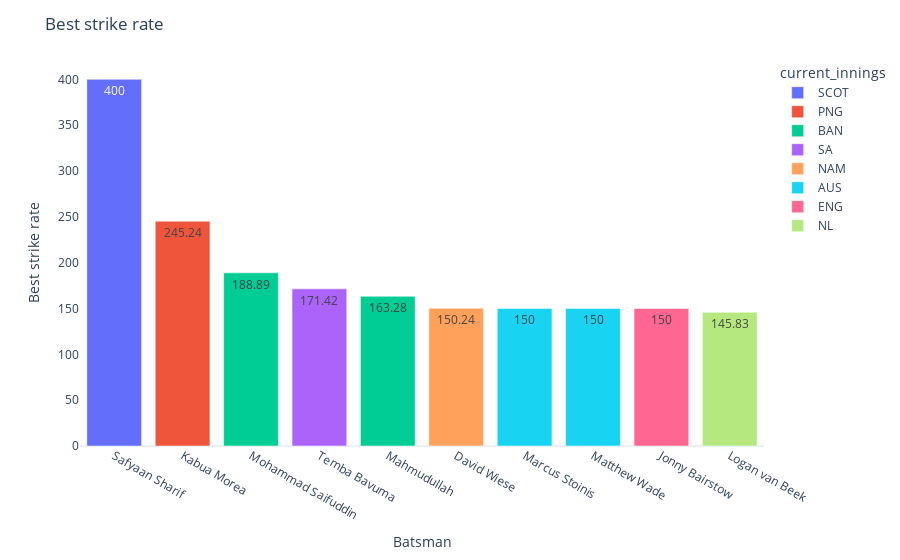

The notebook cell this image was saved under:
### Code cell
batting['strikeRate'] = batting['strikeRate'].replace('-','0')
batting['strikeRate'] = batting['strikeRate'].astype(float)
plot_batting_avg_chart('Best strike rate', 'strikeRate','Best strike rate')

### Figure 1 — Plotly figure (JSON) as saved in the notebook; plotly's stock layout.template omitted (floating-point values rounded to 4 significant figures)
{"data": [{"alignmentgroup": "True", "hovertemplate": "current_innings=SCOT<br>fullName=%{x}<br>Best strike rate=%{text}<extra></extra>", "legendgroup": "SCOT", "marker": {"color": "#636efa", "pattern": {"shape": ""}}, "name": "SCOT", "offsetgroup": "SCOT", "orientation": "v", "showlegend": true, "text": [400], "textposition": "auto", "type": "bar", "x": ["Safyaan Sharif"], "xaxis": "x", "y": [400], "yaxis": "y"}, {"alignmentgroup": "True", "hovertemplate": "current_innings=PNG<br>fullName=%{x}<br>Best strike rate=%{text}<extra></extra>", "legendgroup": "PNG", "marker": {"color": "#EF553B", "pattern": {"shape": ""}}, "name": "PNG", "offsetgroup": "PNG", "orientation": "v", "showlegend": true, "text": [245.2], "textposition": "auto", "type": "bar", "x": ["Kabua Morea"], "xaxis": "x", "y": [245.2], "yaxis": "y"}, {"alignmentgroup": "True", "hovertemplate": "current_innings=BAN<br>fullName=%{x}<br>Best strike rate=%{text}<extra></extra>", "legendgroup": "BAN", "marker": {"color": "#00cc96", "pattern": {"shape": ""}}, "name": "BAN", "offsetgroup": "BAN", "orientation": "v", "showlegend": true, "text": [188.9, 163.3], "textposition": "auto", "type": "bar", "x": ["Mohammad Saifuddin", "Mahmudullah"], "xaxis": "x", "y": [188.9, 163.3], "yaxis": "y"}, {"alignmentgroup": "True", "hovertemplate": "current_innings=SA<br>fullName=%{x}<br>Best strike rate=%{text}<extra></extra>", "legendgroup": "SA", "marker": {"color": "#ab63fa", "pattern": {"shape": ""}}, "name": "SA", "offsetgroup": "SA", "orientation": "v", "showlegend": true, "text": [171.4], "textposition": "auto", "type": "bar", "x": ["Temba Bavuma"], "xaxis": "x", "y": [171.4], "yaxis": "y"}, {"alignmentgroup": "True", "hovertemplate": "current_innings=NAM<br>fullName=%{x}<br>Best strike rate=%{text}<extra></extra>", "legendgroup": "NAM", "marker": {"color": "#FFA15A", "pattern": {"shape": ""}}, "name": "NAM", "offsetgroup": "NAM", "orientation": "v", "showlegend": true, "text": [150.2], "textposition": "auto", "type": "bar", "x": ["David Wiese"], "xaxis": "x", "y": [150.2], "yaxis": "y"}, {"alignmentgroup": "True", "hovertemplate": "current_innings=AUS<br>fullName=%{x}<br>Best strike rate=%{text}<extra></extra>", "legendgroup": "AUS", "marker": {"color": "#19d3f3", "pattern": {"shape": ""}}, "name": "AUS", "offsetgroup": "AUS", "orientation": "v", "showlegend": true, "text": [150, 150], "textposition": "auto", "type": "bar", "x": ["Marcus Stoinis", "Matthew Wade"], "xaxis": "x", "y": [150, 150], "yaxis": "y"}, {"alignmentgroup": "True", "hovertemplate": "current_innings=ENG<br>fullName=%{x}<br>Best strike rate=%{text}<extra></extra>", "legendgroup": "ENG", "marker": {"color": "#FF6692", "pattern": {"shape": ""}}, "name": "ENG", "offsetgroup": "ENG", "orientation": "v", "showlegend": true, "text": [150], "textposition": "auto", "type": "bar", "x": ["Jonny Bairstow"], "xaxis": "x", "y": [150], "yaxis": "y"}, {"alignmentgroup": "True", "hovertemplate": "current_innings=NL<br>fullName=%{x}<br>Best strike rate=%{text}<extra></extra>", "legendgroup": "NL", "marker": {"color": "#B6E880", "pattern": {"shape": ""}}, "name": "NL", "offsetgroup": "NL", "orientation": "v", "showlegend": true, "text": [145.8], "textposition": "auto", "type": "bar", "x": ["Logan van Beek"], "xaxis": "x", "y": [145.8], "yaxis": "y"}], "layout": {"barmode": "relative", "legend": {"title": {"text": "current_innings"}, "tracegroupgap": 0}, "margin": {"t": 60}, "title": {"text": "Best strike rate"}, "xaxis": {"anchor": "y", "categoryarray": ["Safyaan Sharif", "Kabua Morea", "Mohammad Saifuddin", "Temba Bavuma", "Mahmudullah", "David Wiese", "Marcus Stoinis", "Matthew Wade", "Jonny Bairstow", "Logan van Beek"], "categoryorder": "array", "domain": [0, 1], "showgrid": false, "title": {"text": "Batsman"}}, "yaxis": {"anchor": "x", "domain": [0, 1], "showgrid": false, "title": {"text": "Best strike rate"}}}}
